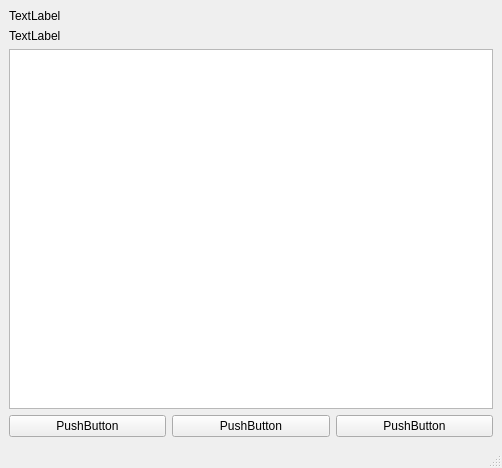
<?xml version="1.0" encoding="UTF-8"?>
<ui version="4.0">
 <class>MainWindow</class>
 <widget class="QMainWindow" name="MainWindow">
  <property name="geometry">
   <rect>
    <x>0</x>
    <y>0</y>
    <width>502</width>
    <height>468</height>
   </rect>
  </property>
  <property name="windowTitle">
   <string>MainWindow</string>
  </property>
  <widget class="QWidget" name="centralwidget">
   <layout class="QGridLayout" name="gridLayout">
    <item row="3" column="1" colspan="3">
     <widget class="QTextBrowser" name="tb_laps"/>
    </item>
    <item row="4" column="1">
     <widget class="QPushButton" name="pb_clear">
      <property name="text">
       <string>PushButton</string>
      </property>
     </widget>
    </item>
    <item row="4" column="3">
     <widget class="QPushButton" name="pb_lap">
      <property name="text">
       <string>PushButton</string>
      </property>
     </widget>
    </item>
    <item row="4" column="2">
     <widget class="QPushButton" name="pb_startStop">
      <property name="text">
       <string>PushButton</string>
      </property>
     </widget>
    </item>
    <item row="2" column="1">
     <widget class="QLabel" name="l_showTime">
      <property name="text">
       <string>TextLabel</string>
      </property>
     </widget>
    </item>
    <item row="1" column="1">
     <widget class="QLabel" name="l_time">
      <property name="text">
       <string>TextLabel</string>
      </property>
     </widget>
    </item>
   </layout>
  </widget>
  <widget class="QMenuBar" name="menubar">
   <property name="geometry">
    <rect>
     <x>0</x>
     <y>0</y>
     <width>502</width>
     <height>17</height>
    </rect>
   </property>
  </widget>
  <widget class="QStatusBar" name="statusbar"/>
 </widget>
 <resources/>
 <connections/>
</ui>
